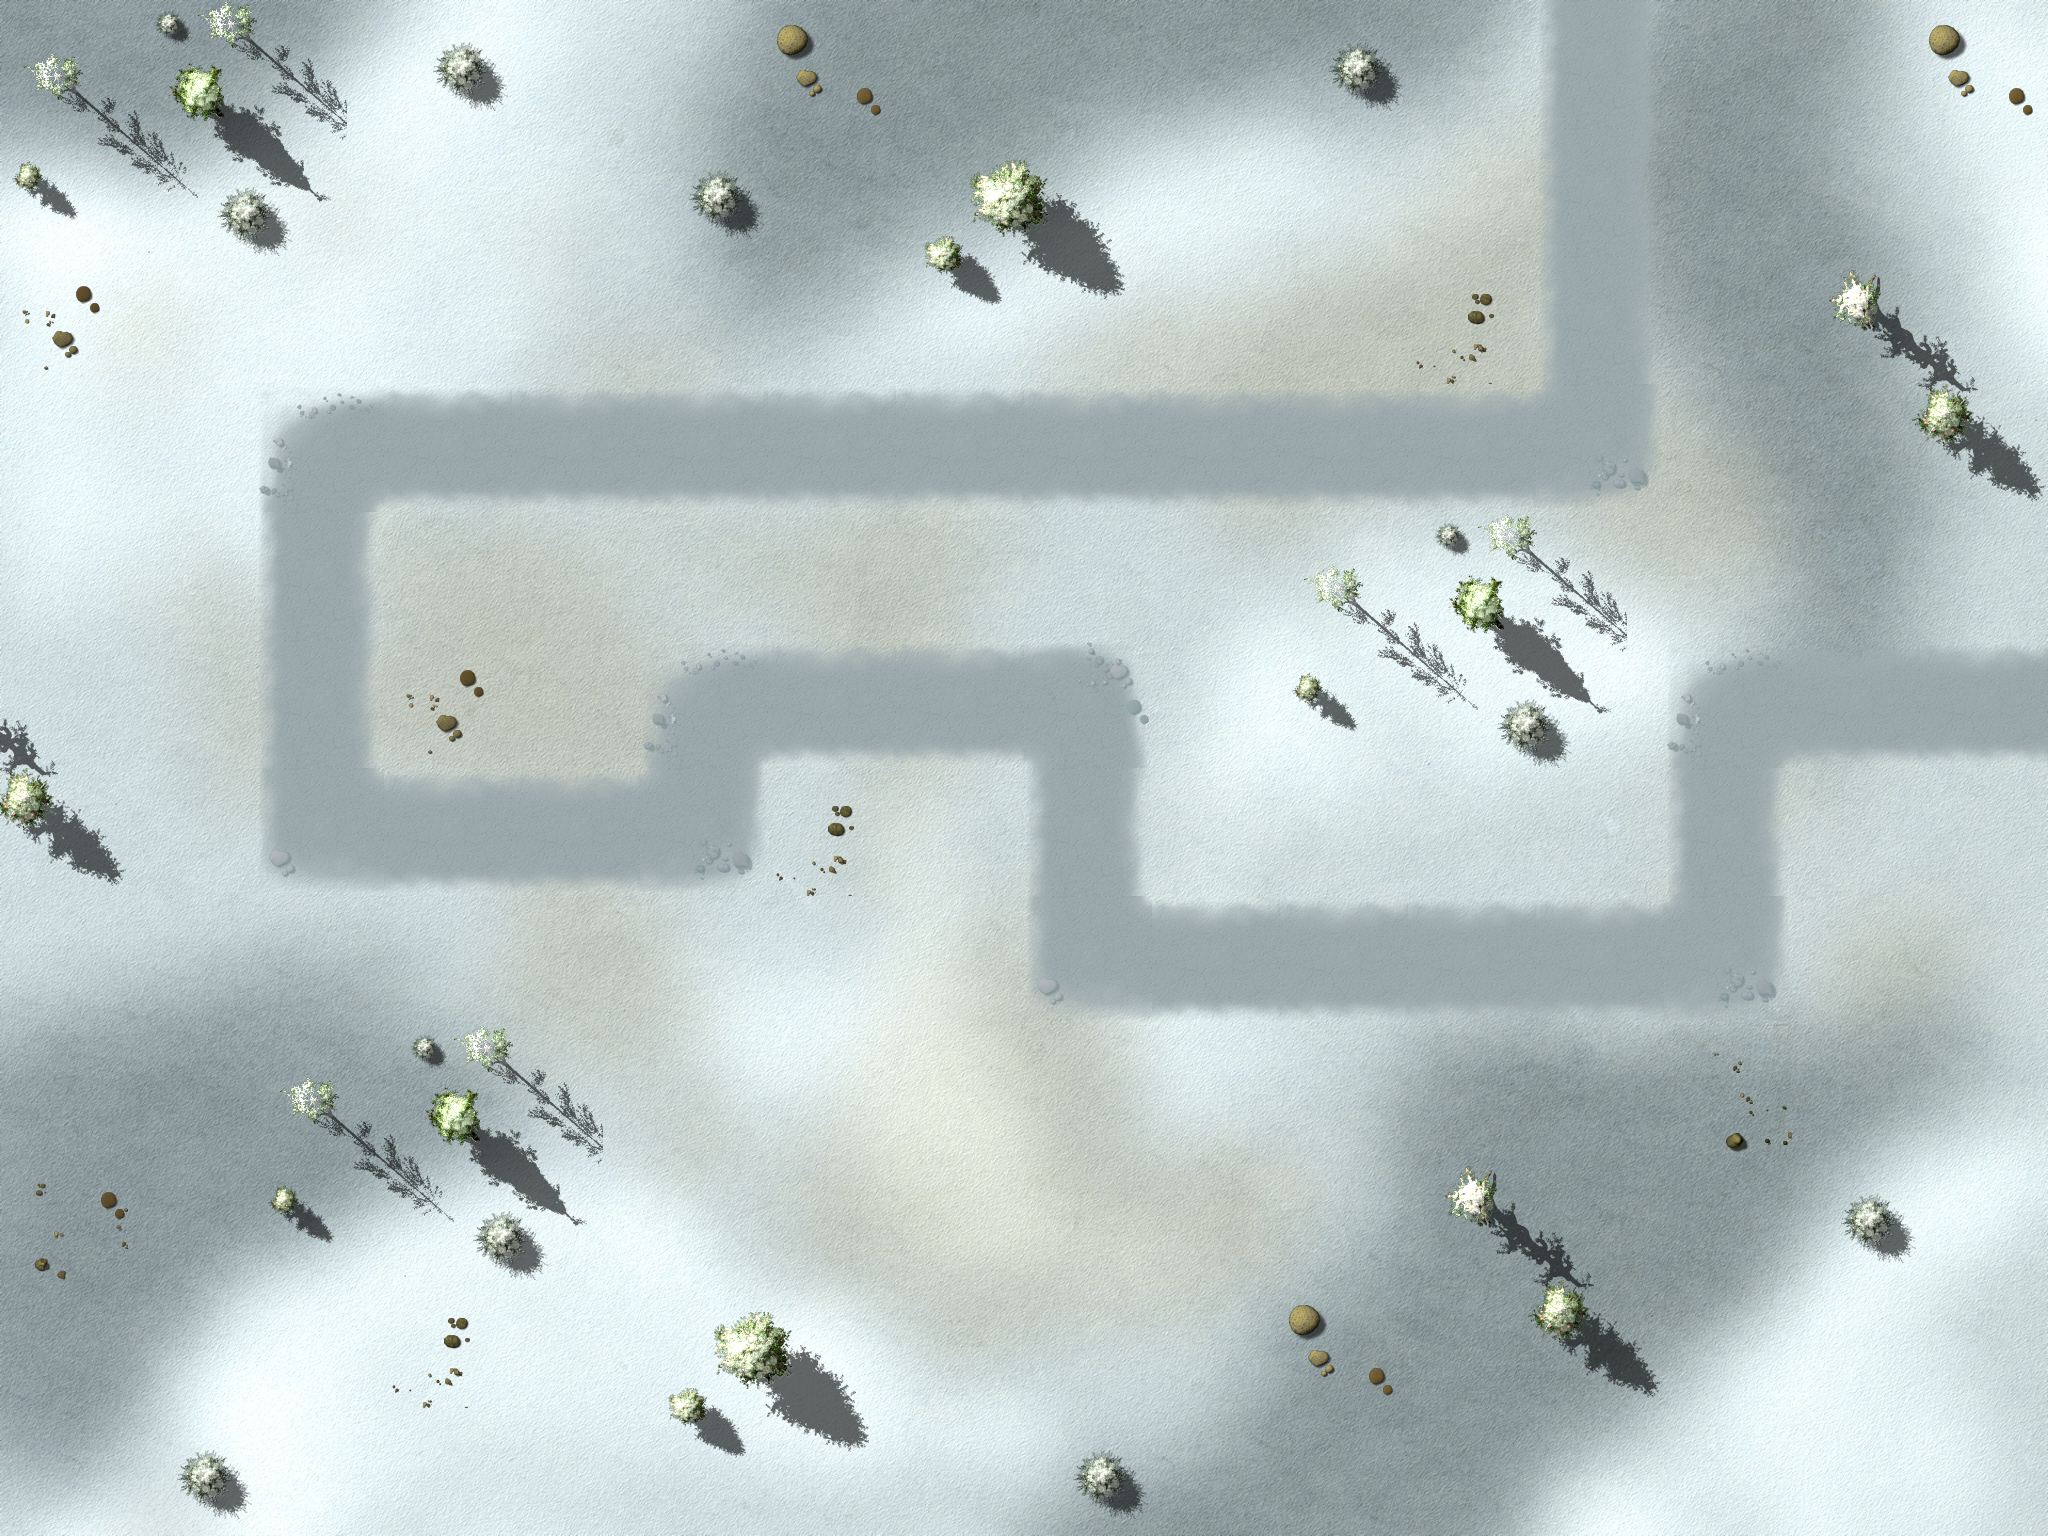

The image is a tile-based game level rendered from a .tmx file. Its description and source (layers, tilesets, objects; grid data summarised) follow:
An orthogonal 16x12 tile map with 128x128 px tiles, 4 tile layers (Ground, Objects1, Objects2, Path), 1 hidden layer not drawn, 3 tilesets and 12 objects.

<map version="1.0" orientation="orthogonal" width="16" height="12" tilewidth="128" tileheight="128">
 <properties>
  <property name="wave01" value="10,10,10,10,10,10,10,10,10,10,10,10,4,10,10,10,1,1,7,1,1,4,4,1,1,1" />
  <property name="wave02" value="10,10,10,10,1,1,1,1,1,10,10,7,1,1,1,10,10,10,10,10,10,10,10,10,10,3,10,10,10,1,1,1,1,1,1,2" />
  <property name="wave03" value="4,4,1,1,1,1,1,7,1,1,10,3,10,10,10,1,1,1,7,1,3,10,10,10,10,10,10,10,10,1,1,1,1,1,4,4,7,3,7,1,1,1" />
  <property name="wave04" value="2,1,1,7,1,7,2,1,1,4,1,4,10,10,10,10,10,10,1,1,1,1,3,1,1,7,4,4,4,1,1,7,3,4,4,4" />
  <property name="wave05" value="5,5,5,1,1,1,1,5,1,1,5,10,3,3,4,4,7,2,4,3,3,1,1,1,7,1,1,4,5,5,5,10,10,10,1,1,1,1" />
  <property name="wave06" value="2,7,4,4,4,4,1,1,1,1,1,3,3,7,11,1,1,1,1,5,5,1,1,1,7,2,6,4,4,3,1,1,1,1,7,10,10,10,10,10,10,10,3" />
  <property name="wave07" value="7,7,7,5,5,5,5,4,10,10,10,10,10,10,10,4,10,10,10,10,10,10" />
  <property name="wave08" value="10,10,10,5,5,5,10,10,10,5,4,5,5,5,7,10,10,10,3,5,7,4,7,3,3,5,5,10,10,10,10" />
  <property name="wave09" value="4,4,4,5,5,5,5,10,10,10,10,10,10,10,10,4,4,4,5,5,10,10,3,5,7,7,5,5,5,5,4,6" />
  <property name="wave10" value="10,10,10,10,10,10,10,10,10,10,3,5,5,7,3,5,5,5,5,3,5,3,3,5,5,10,10,10,10,10,10,100,10,10" />
 <property name="wave11" value="5,5,4,5,4,4,5,5,5,5,10,10,10,4,4,7,6,10,10,10,10,10,10,9,9,9,5,9,8,10,3,5,5,5,7,7,5,5,5,5,2" />
 <property name="wave12" value="10,10,10,10,10,10,10,10,10,10,10,10,10,10,10,9,10,10,6,5,5,5,3,7,7,5,5,4,4,10,10,10,10,10,10,10,10,10,10,10,10,10,10,10,10,10,10,10,10,10,10,5,5,5,5,10,10,10,10,10,10" />
 <property name="wave13" value="2,7,7,5,4,5,4,4,5,5,6,4,4,4,5,4,5,5,5,5,5,5,5,5,5,5,5,5,5,5,5,5,5,5,8,10,10,10,10,5,5,3,5,5,3,3,5,4,4,4" />
 <property name="wave14" value="10,10,10,10,10,10,10,3,10,10,10,3,3,5,5,6,9,5,5,5,11,11,11,10,10,10,10,10,4,4,4,4,5,5,5,10,10,10,10,9,9,6,5,5,4,10,10,10,10" />
 <property name="wave15" value="1,4,4,5,5,3,5,5,5,5,4,5,4,5,4,4,5,4,5,7,5,5,5,5,5,5,5,5,11,11,11,3,3,11,11,5,5,4,7,7,7,7,9,10,10,10,5,6,6" />
<property name="wave16" value="10,10,10,10,10,7,10,10,7,10,10,10,10,7,10,10,10,10,10,10,10,6,5,5,6,5,5,3,3,3,7,7,9,9,8,10,10,10,4,4,4,4" />
 <property name="wave17" value="1,7,5,5,5,7,10,10,10,7,10,10,5,5,7,7,5,5,10,10,10,10,10,7,7,5,5,6,5,5,5,5,5,11,11,11,11,5,4,4,4,4,5,5,5,3,3,7,5,7,5,7,5,3,5,6,5,8" />
<property name="wave18" value="6,3,5,5,5,7,7,7,7,7,5,5,5,4,4,4,7,5,5,5,5,5,7,4,8,5,5,7,8,6,5,5,5,10,10,10,10,5,5,7,9,9,5,5,9,3,4,7,3,9,9,9,9" />
<property name="wave19" value="7,7,7,7,7,7,6,7,7,7,7,7,7,5,5,5,5,5,7,5,5,4,4,4,3,5,5,5,6,3,3,5,5,4,4,4,4,5,5,5,4,5,5,3,3,5,6,5,5,6,5,7,9,9" />
<property name="wave20" value="10,10,10,10,10,10,10,6,10,10,10,7,7,10,10,10,10,101,10,10,3,7,7,10,10,10,8,5,6,5,7,7,4,4,3,5,5,7,3,3,6,5,5,6" />
<property name="wave21" value="10,10,10,10,10,10,10,10,10,10,10,10,10,10,10,10,10,10,10,10,10,10,10,10,10,10,10,10,10,10,10,10,10,10,10,10,10,10,10,10,10" />
<property name="wave22" value="1,5,5,5,10,10,10,5,10,10,10,5,5,5,5,5,5,10,10,10,10,5,6,5,7,7,3,3,3,4,4,4,5,5,4,5,5,7,7,3,3,5,5,5,6,6,8,7,5,5,6,5,5,8,2" />
<property name="wave23" value="1,5,5,5,5,5,5,5,5,5,5,5,6,5,7,3,3,4,4,4,4,5,5,5,11,11,11,11,11,5,5,5,7,7,5,5,5,5,5,5,3,3,5,5,11,11,6,11,7,9,9,10,10,9,9,5,5,6" />
<property name="wave24" value="9,9,9,9,7,7,7,7,7,5,5,5,5,6,5,5,5,4,5,4,6,5,5,5,6,5,5,5,5,5,11,11,11,6,11,11,11,8,5,5,5,3,5,5,5,11,11,6,5,5,8" />
<property name="wave25" value="9,5,5,5,9,5,5,5,5,9,5,5,9,5,5,5,9,6,6,7,7,5,5,5,5,5,4,5,5,8,5,5,5,6,5,5,8,4,4,5,5,7,7,4,4,5,5,5,6,5,7,8,1" />
<property name="wave26" value="2,7,5,5,5,5,4,4,4,5,5,5,9,9,9,9,9,5,5,5,9,9,9,5,5,5,11,11,11,6,11,11,11,6,11,11,11,6,11,11,11,6,3,4,4,4" />
<property name="wave27" value="1,5,7,7,5,5,4,4,5,5,5,5,5,5,5,5,3,3,7,5,5,5,5,5,5,7,7,7,5,5,6,5,5,6,5,5,11,11,11,11,11,11,7,7,8,9,9,9,6,6,5,3,4,3" />
<property name="wave28" value="5,5,5,5,5,4,7,7,7,7,5,5,5,5,5,5,6,5,5,5,5,4,4,7,7,5,11,11,11,11,7,7,7,5,5,5,7,9,4,4,4,3,3,3,4,4,4,6,5,5,5,7" />
<property name="wave29" value="7,7,6,4,4,4,3,5,5,5,7,5,5,5,6,5,5,7,7,7,7,9,9,9,5,5,5,6,9,5,5,4,4,8,5,5,3,3,4,4,6" />
<property name="wave30" value="10,10,10,5,10,10,10,5,10,10,10,10,6,4,4,4,4,7,7,5,3,3,5,5,6,5,5,7,8,10,5,10,10,10,10,10,10,5,10,10,5,10,10,10,10,5,10,10,10,10,7,10,10,7,10,10,102" />
<property name="wave31" value="6,10,10,10,10,10,10,10,10,10,10,10,10,10,10,10,10,10,10,6,5,5,5,6,5,7,3,8,5,3,5,4,4,3,6,10,10,10,10,10,10,10,5,5,5,5,5,5,7,10,10,10,10,3" />
<property name="wave32" value="1,5,5,5,6,5,6,4,4,4,5,5,4,4,6,5,5,10,10,10,10,10,11,11,11,11,8,5,7,7,7,7,7,5,5,7,5,5,4,7,7,7,7,5,5,5,7,7,3,5,5,5,5,5,5,5,8,5,5,6" />
<property name="wave33" value="3,10,10,10,10,10,10,10,4,4,7,4,4,10,10,10,10,4,4,7,10,10,10,6,5,5,7,7,3,3,3,6,5,5,11,11,11,11,8,10,10,10,10,10,10,10,10,7,4,4,5,5,5,5,5" />
<property name="wave34" value="10,10,10,10,10,10,10,10,10,10,10,10,10,10,10,10,10,10,10,10,10,10,10,10,10,10,10,10,10,10,10,10,10,10,10,10,10,10,10,10,10" />
<property name="wave35" value="10,10,10,10,5,10,5,10,5,10,10,10,5,5,5,5,10,10,10,10,5,5,5,10,5,5,11,11,11,3,3,5,5,4,4,5,4,4,5,5,5,5,6,5,5,9,9,9,6,8,5,5,5,5,7,7,3,5,5,8" />
<property name="wave36" value="1,5,5,5,5,5,5,5,6,7,6,4,4,5,5,5,5,5,5,5,6,5,5,8,6,4,4,4,4,4,4,5,7,3,3,5,5,5,5,5,5,5,5,7,7,5,5,5,5,5,5,6,5,5,7,6,5,5,8" />
<property name="wave37" value="10,10,10,10,10,7,10,10,7,10,10,10,5,5,11,11,4,4,4,3,3,5,5,3,3,3,5,5,6,8,5,5,9,9,9,5,7,3,5,9,10,7,10,10,10,10,10,10,10" />
<property name="wave38" value="10,10,10,10,5,5,11,11,11,11,9,9,9,5,5,5,3,5,5,7,7,3,3,4,4,6,7,3,3,3,5,4,4,4,4,4,5,5,5,11,11,11,6,11,11,11,6,11,11,8,10,10,10,10,10,10,10,10,10,10,10,10,10,10,10,10,10,10,10,10,10,10,10,10,10,10,10,10,10,10,10,10,10,10,10,10,10" />
<property name="wave39" value="10,10,10,10,5,10,8,5,5,9,5,5,5,5,11,11,11,9,9,11,11,6,11,11,4,4,4,5,5,7,3,5,4,7,7,7,9,8,6,5,8,5,10,5,10,10,10,5,5,5,5,10,10,10,10,5,5,5,10" />
<property name="wave40" value="9,8,7,9,8,7,5,5,5,5,7,7,7,8,5,5,5,6,7,7,3,3,4,4,4,4,5,5,4,4,4,4,5,5,3,3,6,5,7,7,3,5,7,10,10,10,10,10,10,10,8,5,5,6,3,3,7,5,5,5,103" />
 </properties>
 <tileset firstgid="1" name="ground" tilewidth="128" tileheight="128">
  <image source="tilesWorld1.png" width="2048" height="2048" />
 </tileset>
 <tileset firstgid="257" name="path" tilewidth="128" tileheight="128">
  <image source="path03.png" width="512" height="512" />
 </tileset>
 <tileset firstgid="273" source="ground3.tsx" />
 <layer name="Ground" width="16" height="12">
  <data>[192 cells, 1 non-empty, 1 distinct tile ids]</data>
 </layer>
 <layer name="Objects1" width="16" height="12">
  <data>[192 cells, 1 non-empty, 1 distinct tile ids]</data>
 </layer>
 <layer name="Objects2" width="16" height="12">
  <data>[192 cells, 52 non-empty, 20 distinct tile ids]</data>
 </layer>
 <objectgroup name="Objects3" width="16" height="12" />
 <layer name="Path" width="16" height="12">
  <data>[192 cells, 35 non-empty, 6 distinct tile ids]</data>
 </layer>
 <objectgroup name="Locked" width="16" height="12">
  <object x="2432" y="256" />
  <object x="1280" y="512" width="256" height="128" />
  <object x="0" y="0" width="2048" height="256" />
  <object x="0" y="1280" width="2048" height="256" />
  <object x="0" y="256" width="128" height="1024" />
  <object x="1920" y="256" width="128" height="1024" />
  <object x="1792" y="256" width="128" height="128" />
  <object x="1280" y="640" width="256" height="128" />
  <object x="1408" y="1152" width="128" height="128" />
  <object x="1792" y="1152" width="128" height="128" />
  <object x="256" y="1024" width="256" height="256" />
 </objectgroup>
 <objectgroup name="Waypoints" width="16" height="12">
  <object x="0" y="512">
   <polyline points="1597,-613 1602,-69 316,-58 312,331 695,331 695,184 1088,183 1088,445 1726,450 1723,184 2163,188" />
  </object>
 </objectgroup>
 <layer name="blendAdd" width="16" height="12" visible="0">
  <data>[192 cells, 0 non-empty, 0 distinct tile ids]</data>
 </layer>
</map>
